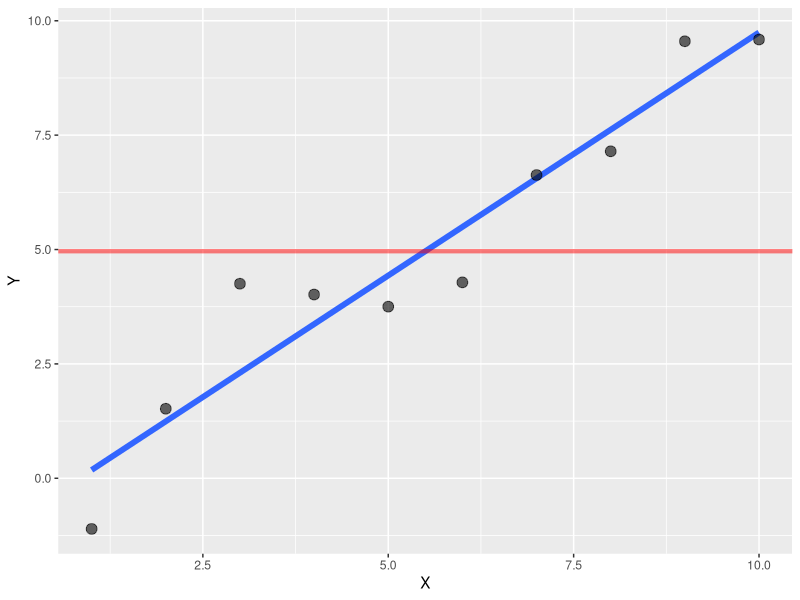
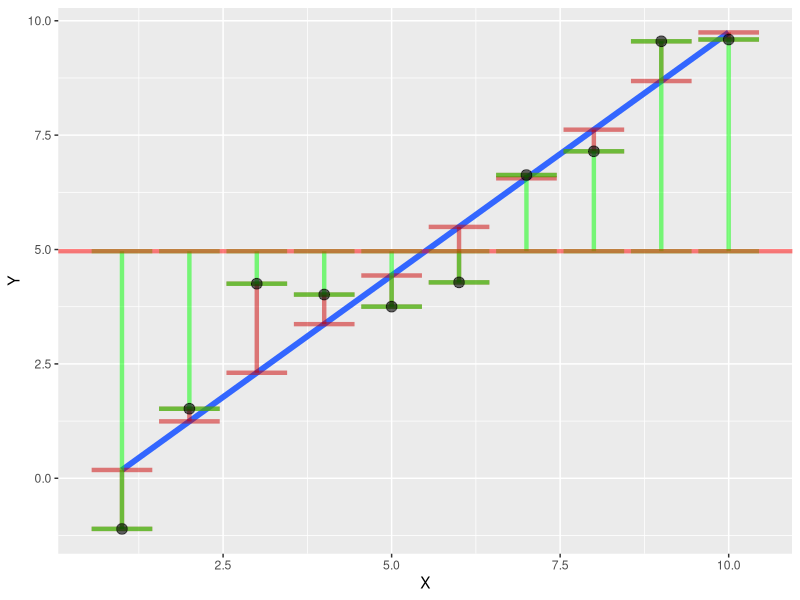

The R script that drew these images, in order:
install.packages("ggplot2")
library("ggplot2")

X = seq(1,10)
Y = X + rnorm(10,0,1)

dat = data.frame(cbind(X,Y))

model = lm(Y~X,dat)
dat$predict_Y = predict(model,dat)


ggplot(data = dat,aes(x=X,y=Y))+
  geom_smooth(method="lm",se=FALSE,size=2,alpha=0.3)+
  geom_hline(yintercept = mean(Y),color="red",size=1.5,alpha=0.5)+
  geom_point(alpha=0.6,size=3.3)

ggplot(data = dat,aes(x=X,y=Y))+
  geom_smooth(method="lm",se=FALSE,size=2,alpha=0.3)+
  geom_errorbar(aes(ymin=Y,ymax=predict_Y),color ="#CC0000",alpha=0.5,size=1.5)+
  geom_errorbar(aes(ymin=Y,ymax=mean(Y)),color ="green",alpha=0.5,size=1.5)+
  geom_hline(yintercept = mean(Y),color="red",size=1.5,alpha=0.5)+
  geom_point(alpha=0.6,size=3.3)


